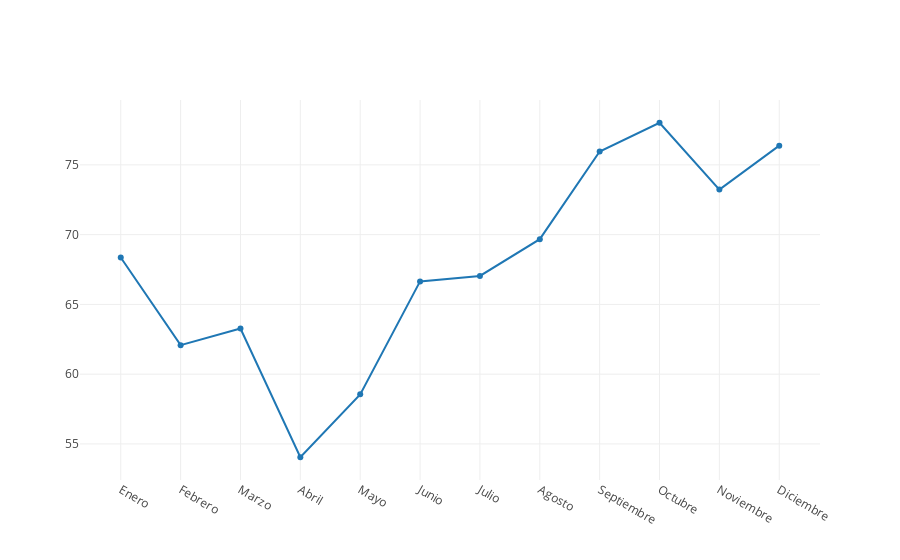

This figure's notebook cell:
### Code cell
def precioHistoricoPromedioMensual = {
val df = dfMercados
    .select("Valor_Mercado_Spot", "Fecha")
    .groupBy(date_format(col("Fecha"), "MM").as("Mes"))
    .agg(avg("Valor_Mercado_Spot").as("PromedioMensual"))
    .orderBy(col("Mes"))

val seqPrecioEnergia = df.select("PromedioMensual").as[Double].collect.toSeq
val seqMeses = Seq("Enero", "Febrero", "Marzo", "Abril", "Mayo", "Junio", "Julio", "Agosto", "Septiembre", "Octubre", "Noviembre", "Diciembre")


val trace =  Scatter(seqMeses, seqPrecioEnergia, name = "€/MWh")
     
val data = Seq(trace)
plot(data)
}
precioHistoricoPromedioMensual

### Figure 1 — Plotly figure (JSON) as saved in the notebook; plotly's stock layout.template omitted (floating-point values rounded to 4 significant figures)
{"data": [{"name": "€/MWh", "type": "scatter", "x": ["Enero", "Febrero", "Marzo", "Abril", "Mayo", "Junio", "Julio", "Agosto", "Septiembre", "Octubre", "Noviembre", "Diciembre"], "y": [68.37, 62.08, 63.27, 54.05, 58.55, 66.65, 67.04, 69.68, 75.96, 78.02, 73.23, 76.38]}], "layout": {"autosize": true, "xaxis": {"autorange": true, "range": [-0.6867, 11.69], "type": "category"}, "yaxis": {"autorange": true, "range": [52.29, 79.78], "type": "linear"}}}
